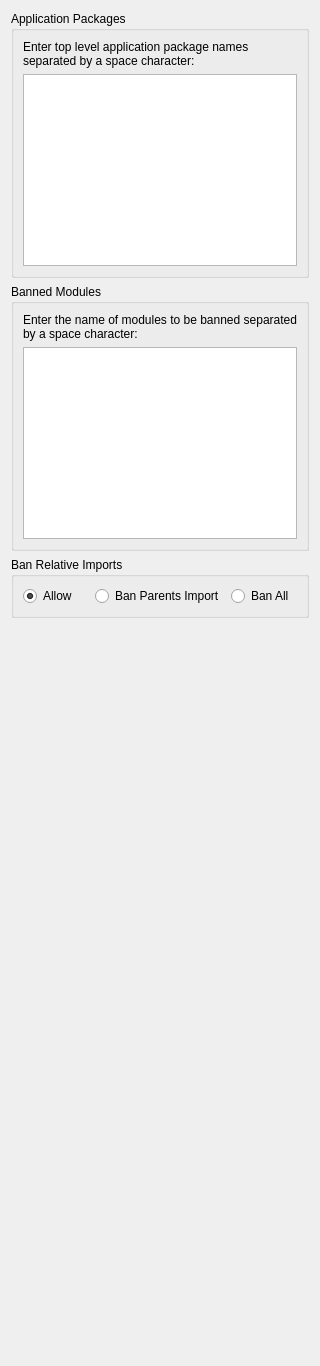
         <widget class="QWidget" name="importOptionsTab">
          <attribute name="title">
           <string>Imports</string>
          </attribute>
          <layout class="QVBoxLayout" name="verticalLayout_16">
           <item>
            <widget class="QGroupBox" name="groupBox_15">
             <property name="title">
              <string>Application Packages</string>
             </property>
             <layout class="QVBoxLayout" name="verticalLayout_14">
              <item>
               <widget class="QLabel" name="label_35">
                <property name="text">
                 <string>Enter top level application package names separated by a space character:</string>
                </property>
                <property name="wordWrap">
                 <bool>true</bool>
                </property>
               </widget>
              </item>
              <item>
               <widget class="QPlainTextEdit" name="appPackagesEdit">
                <property name="tabChangesFocus">
                 <bool>true</bool>
                </property>
               </widget>
              </item>
             </layout>
            </widget>
           </item>
           <item>
            <widget class="QGroupBox" name="groupBox_16">
             <property name="title">
              <string>Banned Modules</string>
             </property>
             <layout class="QVBoxLayout" name="verticalLayout_15">
              <item>
               <widget class="QLabel" name="label_36">
                <property name="text">
                 <string>Enter the name of modules to be banned separated by a space character:</string>
                </property>
                <property name="wordWrap">
                 <bool>true</bool>
                </property>
               </widget>
              </item>
              <item>
               <widget class="QPlainTextEdit" name="bannedModulesEdit">
                <property name="tabChangesFocus">
                 <bool>true</bool>
                </property>
               </widget>
              </item>
             </layout>
            </widget>
           </item>
           <item>
            <widget class="QGroupBox" name="groupBox_17">
             <property name="title">
              <string>Ban Relative Imports</string>
             </property>
             <layout class="QHBoxLayout" name="horizontalLayout_12">
              <item>
               <widget class="QRadioButton" name="allowAllButton">
                <property name="toolTip">
                 <string>Select to allow relative imports</string>
                </property>
                <property name="text">
                 <string>Allow</string>
                </property>
                <property name="checked">
                 <bool>true</bool>
                </property>
               </widget>
              </item>
              <item>
               <widget class="QRadioButton" name="banParentsButton">
                <property name="toolTip">
                 <string>Select to ban relative imports of parents</string>
                </property>
                <property name="text">
                 <string>Ban Parents Import</string>
                </property>
               </widget>
              </item>
              <item>
               <widget class="QRadioButton" name="banAllButton">
                <property name="toolTip">
                 <string>Select to ban all relative imports</string>
                </property>
                <property name="text">
                 <string>Ban All</string>
                </property>
               </widget>
              </item>
             </layout>
            </widget>
           </item>
           <item>
            <spacer name="verticalSpacer_7">
             <property name="orientation">
              <enum>Qt::Vertical</enum>
             </property>
             <property name="sizeHint" stdset="0">
              <size>
               <width>20</width>
               <height>737</height>
              </size>
             </property>
            </spacer>
           </item>
          </layout>
         </widget>
